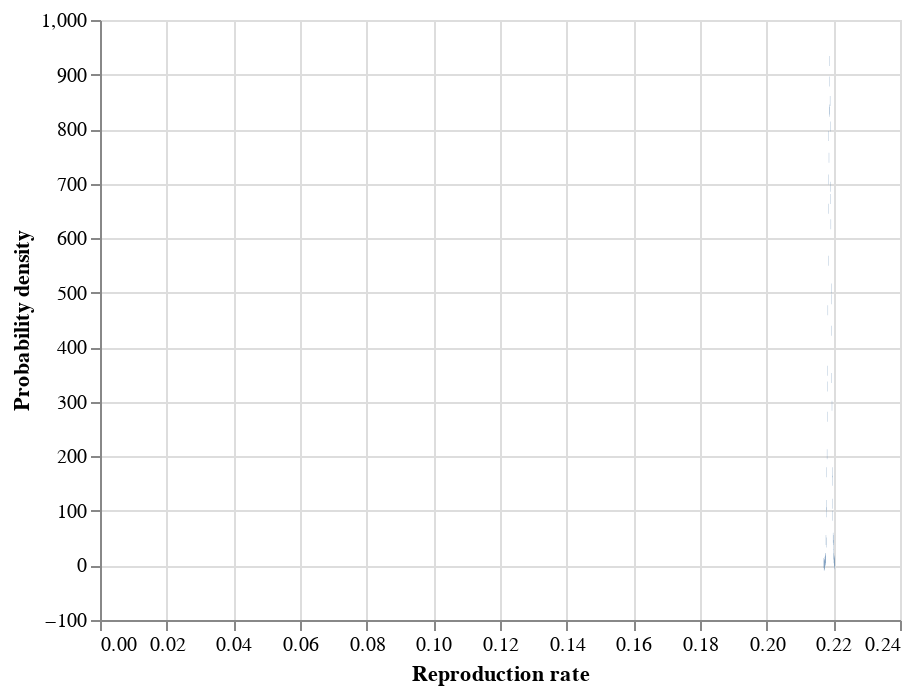

Notebook code cell kept with this figure:
### Code cell
altair.Chart(
    pd.DataFrame({"x1": edges[:-1], "x2": edges[1:], "density": h})
).mark_bar().encode(
    x=altair.X("x1", title="Reproduction rate"),
    x2="x2",
    y=altair.Y("density", title="Probability density")
).interactive()

### Figure 1 — Vega-Lite specification as saved in the notebook (floating-point values rounded to 4 significant figures)
{"$schema": "https://vega.github.io/schema/vega-lite/v4.17.0.json", "config": {"view": {"continuousHeight": 300, "continuousWidth": 400}}, "data": {"name": "data-6b89e4dcd093c76b8cdd902d70bab749"}, "datasets": {"data-6b89e4dcd093c76b8cdd902d70bab749": [{"density": 4.435, "x1": 0.2171, "x2": 0.2172}, {"density": 0, "x1": 0.2172, "x2": 0.2172}, {"density": 2.218, "x1": 0.2172, "x2": 0.2173}, {"density": 0, "x1": 0.2173, "x2": 0.2174}, {"density": 2.217, "x1": 0.2174, "x2": 0.2174}, {"density": 6.653, "x1": 0.2174, "x2": 0.2175}, {"density": 8.871, "x1": 0.2175, "x2": 0.2176}, {"density": 8.871, "x1": 0.2176, "x2": 0.2176}, {"density": 13.31, "x1": 0.2176, "x2": 0.2177}, {"density": 13.31, "x1": 0.2177, "x2": 0.2178}, {"density": 46.57, "x1": 0.2178, "x2": 0.2178}, {"density": 42.14, "x1": 0.2178, "x2": 0.2179}, {"density": 97.58, "x1": 0.2179, "x2": 0.218}, {"density": 110.9, "x1": 0.218, "x2": 0.218}, {"density": 170.8, "x1": 0.218, "x2": 0.2181}, {"density": 204.0, "x1": 0.2181, "x2": 0.2182}, {"density": 272.8, "x1": 0.2182, "x2": 0.2182}, {"density": 328.2, "x1": 0.2182, "x2": 0.2183}, {"density": 357.0, "x1": 0.2183, "x2": 0.2183}, {"density": 467.9, "x1": 0.2183, "x2": 0.2184}, {"density": 558.9, "x1": 0.2184, "x2": 0.2185}, {"density": 654.1, "x1": 0.2185, "x2": 0.2185}, {"density": 707.4, "x1": 0.2185, "x2": 0.2186}, {"density": 787.3, "x1": 0.2186, "x2": 0.2187}, {"density": 747.4, "x1": 0.2187, "x2": 0.2187}, {"density": 831.6, "x1": 0.2187, "x2": 0.2188}, {"density": 836.1, "x1": 0.2188, "x2": 0.2189}, {"density": 887.1, "x1": 0.2189, "x2": 0.2189}, {"density": 924.8, "x1": 0.2189, "x2": 0.219}, {"density": 851.6, "x1": 0.219, "x2": 0.2191}, {"density": 804.8, "x1": 0.2191, "x2": 0.2191}, {"density": 672.0, "x1": 0.2191, "x2": 0.2192}, {"density": 694.1, "x1": 0.2192, "x2": 0.2192}, {"density": 625.4, "x1": 0.2192, "x2": 0.2193}, {"density": 487.9, "x1": 0.2193, "x2": 0.2194}, {"density": 507.8, "x1": 0.2194, "x2": 0.2194}, {"density": 430.2, "x1": 0.2194, "x2": 0.2195}, {"density": 343.7, "x1": 0.2195, "x2": 0.2196}, {"density": 292.7, "x1": 0.2196, "x2": 0.2196}, {"density": 155.2, "x1": 0.2196, "x2": 0.2197}, {"density": 170.8, "x1": 0.2197, "x2": 0.2198}, {"density": 113.1, "x1": 0.2198, "x2": 0.2198}, {"density": 90.92, "x1": 0.2198, "x2": 0.2199}, {"density": 51.01, "x1": 0.2199, "x2": 0.22}, {"density": 37.7, "x1": 0.22, "x2": 0.22}, {"density": 46.57, "x1": 0.22, "x2": 0.2201}, {"density": 19.96, "x1": 0.2201, "x2": 0.2201}, {"density": 13.3, "x1": 0.2201, "x2": 0.2202}, {"density": 6.653, "x1": 0.2202, "x2": 0.2203}, {"density": 8.871, "x1": 0.2203, "x2": 0.2203}, {"density": 2.218, "x1": 0.2203, "x2": 0.2204}, {"density": 4.435, "x1": 0.2204, "x2": 0.2205}]}, "encoding": {"x": {"field": "x1", "title": "Reproduction rate", "type": "quantitative"}, "x2": {"field": "x2"}, "y": {"field": "density", "title": "Probability density", "type": "quantitative"}}, "mark": "bar", "selection": {"selector001": {"bind": "scales", "encodings": ["x", "y"], "type": "interval"}}}
